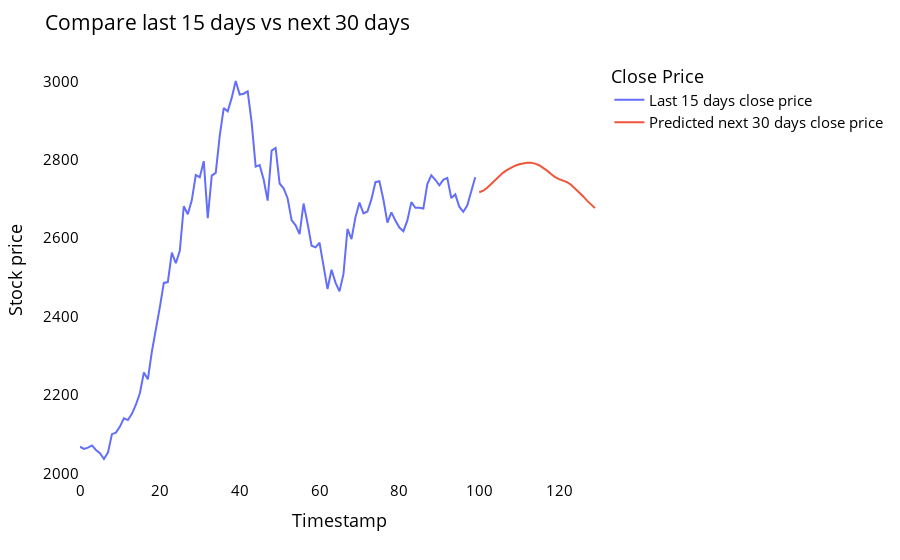

The notebook cell saved with this chart:
### Code cell
# Initialize the template matrix with NaNs to hold both actual and predicted values
temp_mat = np.empty((len(last_days) + pred_days + 1, 1))
temp_mat[:] = np.nan

# Extract the last actual values and predicted values, then inverse transform them
last_original_days_value = temp_mat.flatten().tolist()
next_predicted_days_value = temp_mat.flatten().tolist()

last_original_days_value[:time_step] = scaler.inverse_transform(data[-time_step:]).flatten().tolist()
next_predicted_days_value[time_step:time_step + pred_days] = scaler.inverse_transform(np.array(lst_output).reshape(-1,1)).flatten().tolist()

# Create a DataFrame for the plot
new_pred_plot = pd.DataFrame({
    'last_original_days_value': last_original_days_value,
    'next_predicted_days_value': next_predicted_days_value
})
# Cycle through the names for the legend
names = cycle(['Last 15 days close price', 'Predicted next 30 days close price'])

# Create the plot
fig = px.line(new_pred_plot, x=new_pred_plot.index, y=['last_original_days_value', 'next_predicted_days_value'],
              labels={'value': 'Stock price', 'index': 'Timestamp'})

# Update the layout and add proper names to the traces
fig.update_layout(title_text='Compare last 15 days vs next 30 days',
                  plot_bgcolor='white', font_size=15, font_color='black', legend_title_text='Close Price')

fig.for_each_trace(lambda t: t.update(name=next(names)))

# Update the axes
fig.update_xaxes(showgrid=False)
fig.update_yaxes(showgrid=False)

# Show the plot
fig.show()

### Figure 1 — Plotly figure (JSON) as saved in the notebook; plotly's stock layout.template omitted (floating-point values rounded to 4 significant figures; data arrays with more than 128 entries replaced by an {"elided": "..."} marker saying what was removed)
{"data": [{"hovertemplate": "variable=last_original_days_value<br>Timestamp=%{x}<br>Stock price=%{y}<extra></extra>", "legendgroup": "last_original_days_value", "line": {"color": "#636efa", "dash": "solid"}, "marker": {"symbol": "circle"}, "mode": "lines", "name": "Last 15 days close price", "orientation": "v", "showlegend": true, "type": "scatter", "x": {"elided": "131 int values"}, "xaxis": "x", "y": {"elided": "131 float values"}, "yaxis": "y"}, {"hovertemplate": "variable=next_predicted_days_value<br>Timestamp=%{x}<br>Stock price=%{y}<extra></extra>", "legendgroup": "next_predicted_days_value", "line": {"color": "#EF553B", "dash": "solid"}, "marker": {"symbol": "circle"}, "mode": "lines", "name": "Predicted next 30 days close price", "orientation": "v", "showlegend": true, "type": "scatter", "x": {"elided": "131 int values"}, "xaxis": "x", "y": {"elided": "131 float values"}, "yaxis": "y"}], "layout": {"autosize": true, "font": {"color": "black", "size": 15}, "legend": {"title": {"text": "Close Price"}, "tracegroupgap": 0}, "margin": {"t": 60}, "plot_bgcolor": "white", "title": {"text": "Compare last 15 days vs next 30 days"}, "xaxis": {"anchor": "y", "autorange": true, "domain": [0, 1], "range": [0, 130], "showgrid": false, "title": {"text": "Timestamp"}, "type": "linear"}, "yaxis": {"anchor": "x", "autorange": true, "domain": [0, 1], "range": [1984.0, 3054.0], "showgrid": false, "title": {"text": "Stock price"}, "type": "linear"}}}
